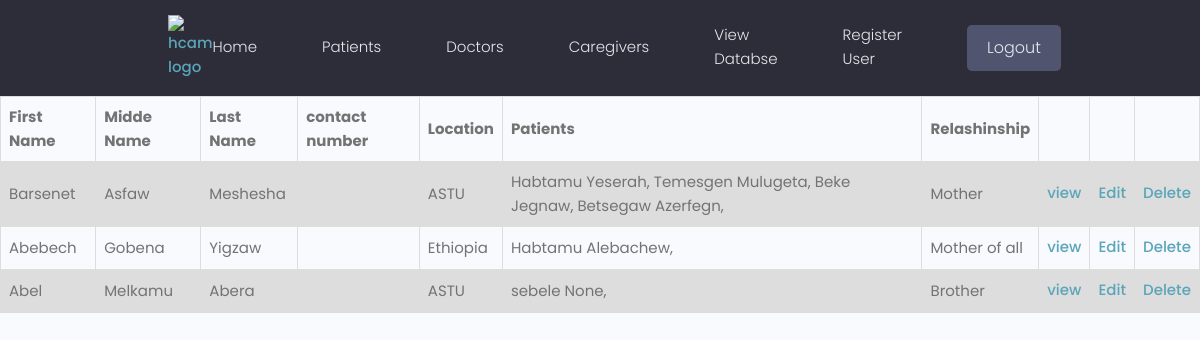
The page /users/caregivers/ (signed in) on the database its author committed.
### users/models.py (models this page shows, shortened)
class Caregiver(models.Model):
    user = models.OneToOneField(UserAccount, null=True, blank=True, on_delete=models.CASCADE)
    first_name = models.CharField(max_length=100, null=True, blank=True)
    middle_name = models.CharField(max_length=100, null=True, blank=True)
    last_name = models.CharField(max_length=100, null=True, blank=True)
    email = models.EmailField(max_length=150, null=True, blank=True)
    username = models.CharField(max_length=100, null=True, blank=True)
    location = models.CharField(max_length=100, null=True, blank=True)
    national_id = models.ImageField(null=True, blank=True, default='national.jpg')
    relation_ship = models.CharField(max_length=100, null=True, blank=True)
    profile_image = models.ImageField(null=True, blank=True, default='default.jpg')
    created = models.DateTimeField(auto_now_add=True)
    id = models.UUIDField(default=uuid.uuid4, unique=True, primary_key=True, editable=False)

class Patient(models.Model):
    user = models.OneToOneField(UserAccount, null=True, blank=True, on_delete=models.CASCADE)
    first_name = models.CharField(max_length=100, null=True, blank=True)
    middle_name = models.CharField(max_length=100, null=True, blank=True)
    last_name = models.CharField(max_length=100, null=True, blank=True)
    email = models.EmailField(max_length=150, null=True, blank=True)
    username = models.CharField(max_length=100, null=True, blank=True)
    location = models.CharField(max_length=100, null=True, blank=True)
    national_id = models.ImageField(null=True, blank=True, default='national.jpg')
    age = models.PositiveIntegerField(null=True, blank=True)
    outPatient = models.BooleanField(null=True, blank=True)
    doctor = models.ForeignKey(Doctor, null=True, blank=True, on_delete=models.SET_NULL)
    diseases = models.ManyToManyField('Disease')
    caregiver = models.ForeignKey(Caregiver, null=True, blank=True, on_delete=models.CASCADE)
    profile_image = models.ImageField(null=True, blank=True, default='default-patient.png')
    created = models.DateTimeField(auto_now_add=True)
    id = models.UUIDField(default=uuid.uuid4, unique=True, primary_key=True, editable=False)

### users/views.py (the view)
# urls.py: path('caregivers/', views.caregivers, name = 'caregivers'),
def caregivers(request):
    caregiverObj = Caregiver.objects.all()
    context = {'caregiverObj': caregiverObj}
    return render(request, 'users/caregivers.html', context)

### users/templates/users/caregivers.html (shortened to what this page needs)
{% extends 'main.html' %}
{% block content %}
{% include 'navbar.html' %}
<!DOCTYPE html>
<html>
<head>
</head>
<body>
<table>
  <tr>
    <th>First Name</th>
    <th>Midde Name</th>
    <th>Last Name</th>
    <th>contact number</th>
    <th>Location</th>
    <th>Patients</th>
    <th>Relashinship</th>
    <th>     </th>
    <th>     </th>
    <th>     </th>
  </tr>
  {% for caregiver in caregiverObj %}
  <tr>
    <td>{{caregiver.first_name}}</td>
    <td>{{caregiver.middle_name}}</td>
    <td>{{caregiver.last_name}}</td>
    <td></td>
    <td>{{caregiver.location}}</td>
    <td>{% for patient in caregiver.patient_set.all %}
    {{patient.first_name}} {{patient.middle_name}},
    {% endfor %}</td>
    <td>{{caregiver.relation_ship}}</td>
    <td><a href="{% url 'single-caregiver' caregiver.id %}">view</a></td>
    <td><a href="{% url 'update-caregiver' caregiver.id %}">Edit </a></td>
    <td><a href="{% url 'delete-caregiver' caregiver.id %}">Delete</a></td>
  </tr>
  {% endfor %}
</table>
</body>
</html>
{% endblock %}

### static/styles/app.css (style rules this page uses)
:root { --color-sub: #2d2d39; }

### static/uikit/styles/modules/_variables.css (style rules this page uses)
:root { --color-main: #5aa5b9; --color-main-light: #e6faff; --color-sub: #3f4156; --color-sub-light: #51546e; --color-sub-lighter: #ededfd; --color-text: #737373; --color-gray: #8b8b8b; --color-light: #e5e7eb; --color-light-gray: #767676; --color-bg: #f8fafd; --color-white: #fffefd; --color-white-light: #f3f3f3; --color-success: #359e64; --color-success-bg: #def8e8; --color-error: #fc4b0b; --color-error-bg: #fff2ee; --font-base: 'Poppins', arial, helvetica, 'Segoe UI', roboto, ubuntu, sans-serif; --font-monospace: 'Fira Code', 'Courier New', courier, monospace; --font-regular: 300; --font-medium: 500; --font-bold: 700; --generic-shadow: 1px 1px 5px #00000010; --generic-transition: all 0.3s ease-in-out; }

### static/uikit/styles/modules/_base.css (style rules this page uses)
* { margin: 0; padding: 0; box-sizing: border-box; text-rendering: optimizeLegibility; color: inherit; font-size: inherit; }
html { font-size: 50%; }
@media only screen and (min-width: 480px) { html { font-size: 56.25%; } }
@media only screen and (min-width: 1200px) { html { font-size: 62.5%; } }
body { line-height: 1.6; font-weight: 400; font-size: 1.5rem; color: var(--color-text); background-color: var(--color-bg); min-height: 100vh; }

### static/uikit/styles/modules/_typography.css (style rules this page uses)
* { font-family: var(--font-base); }
a { padding-bottom: 2px; text-decoration: none; display: inline-block; color: var(--color-main); font-weight: var(--font-medium); }

### users/templates/users/caregivers.html (style rules this page uses)
table { font-family: arial, sans-serif; border-collapse: collapse; width: 100%; }
td, th { border: 1px solid #dddddd; text-align: left; padding: 8px; }
tr:nth-child(even) { background-color: #dddddd; }

### rows shown on the page
Caregiver: first_name "Barsenet", middle_name "Asfaw", last_name "Meshesha", location "ASTU", relation_ship "Mother"
Patient: first_name "Habtamu", middle_name "Yeserah"
Patient: first_name "Temesgen", middle_name "Mulugeta"
Patient: first_name "Beke", middle_name "Jegnaw"
Patient: first_name "Betsegaw", middle_name "Azerfegn"
Caregiver: first_name "Abebech", middle_name "Gobena", last_name "Yigzaw", location "Ethiopia", relation_ship "Mother of all"
Patient: first_name "Habtamu", middle_name "Alebachew"
Caregiver: first_name "Abel", middle_name "Melkamu", last_name "Abera", location "ASTU", relation_ship "Brother"
Patient: first_name "sebele", middle_name "None"
